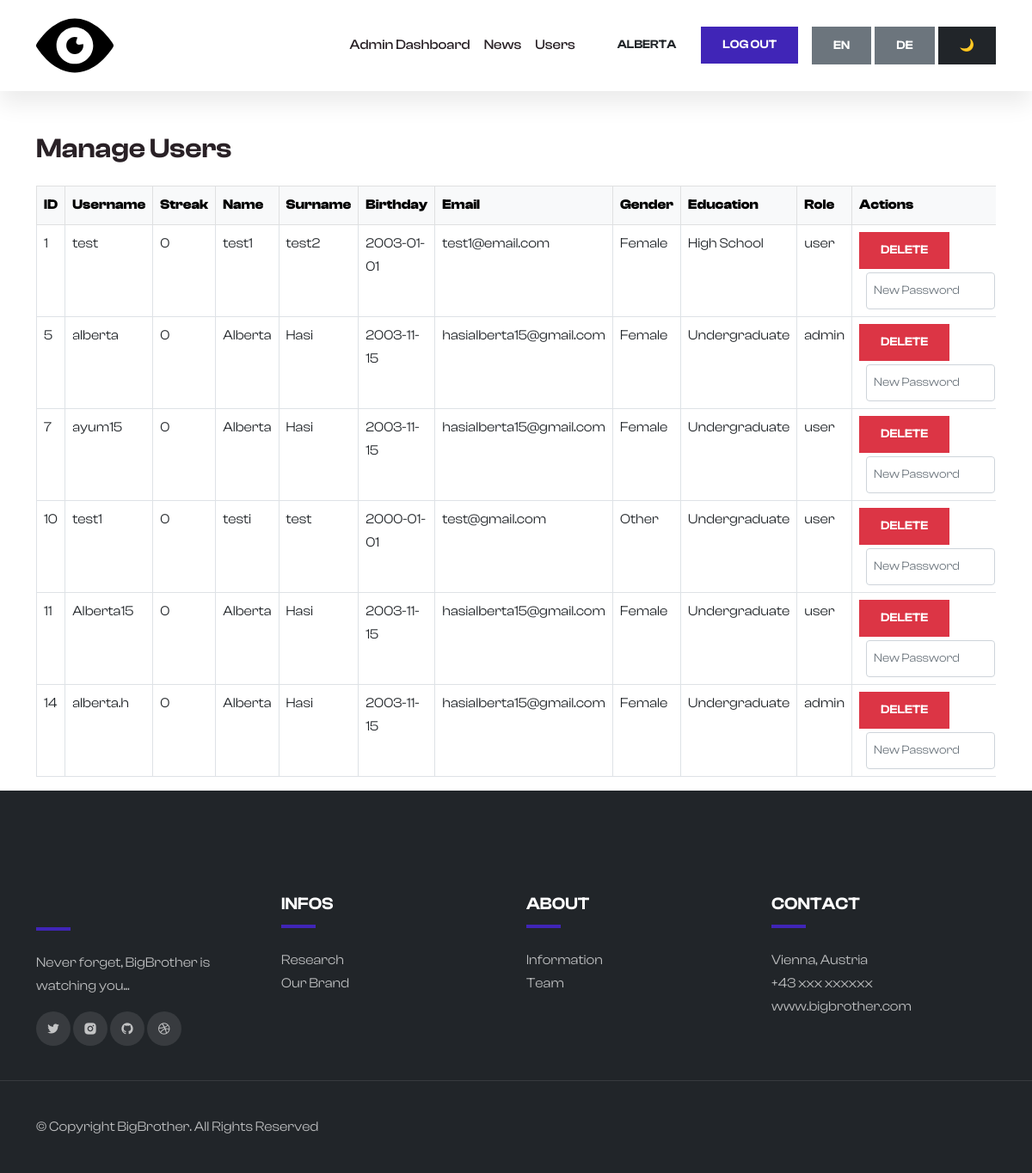
The page /admin/manage_users.php (signed in) on the database its author committed.
### tables this page shows
CREATE TABLE `users` (
  `id` int(11) NOT NULL,
  `username` varchar(100) NOT NULL,
  `password` varchar(255) NOT NULL,
  `streak` int(11) DEFAULT 0,
  `role` enum('user','admin') DEFAULT 'user',
  `name` varchar(50) DEFAULT NULL,
  `surname` varchar(50) DEFAULT NULL,
  `birthday` date DEFAULT NULL,
  `email` varchar(100) DEFAULT NULL,
  `gender` varchar(10) DEFAULT NULL,
  `education` varchar(50) DEFAULT NULL
);

### admin/manage_users.php (the view, shortened to what this page needs)
<?php
include('../includes/db.php');
$users = $pdo->query("
    SELECT id, username, streak, name, surname, birthday, email, gender, education, role
    FROM users
    ORDER BY id ASC
")->fetchAll();
include('../includes/header.php');
include('../includes/nav.php');
?>
<div class="container mt-5">
    <h2>Manage Users</h2>
    <div class="table-responsive mt-4">
        <table class="table table-bordered table-hover">
            <thead class="table-light">
                <tr>
                    <th>ID</th>
                    <th>Username</th>
                    <th>Streak</th>
                    <th>Name</th>
                    <th>Surname</th>
                    <th>Birthday</th>
                    <th>Email</th>
                    <th>Gender</th>
                    <th>Education</th>
                    <th>Role</th>
                    <th>Actions</th>
                </tr>
            </thead>
            <tbody>
                <?php foreach ($users as $user): ?>
                    <tr>
                        <td><?= htmlspecialchars($user['id']) ?></td>
                        <td><?= htmlspecialchars($user['username']) ?></td>
                        <td><?= htmlspecialchars($user['streak']) ?></td>
                        <td><?= htmlspecialchars($user['name']) ?></td>
                        <td><?= htmlspecialchars($user['surname']) ?></td>
                        <td><?= htmlspecialchars($user['birthday']) ?></td>
                        <td><?= htmlspecialchars($user['email']) ?></td>
                        <td><?= htmlspecialchars($user['gender']) ?></td>
                        <td><?= htmlspecialchars($user['education']) ?></td>
                        <td><?= htmlspecialchars($user['role']) ?></td>
                        <td>
                            <form method="POST" style="display:inline-block;">
                                <button type="submit" name="delete" class="btn btn-danger btn-sm mb-1"
                                    onclick="return confirm('Are you sure you want to delete this user?')">Delete</button>
                            </form>
                            <br>
                            <form method="POST" class="d-inline-flex ms-2" style="gap: 5px;">
                                <input type="password" name="new_password" placeholder="New Password" required class="form-control form-control-sm" style="width:150px;">
                            </form>
                        </td>
                    </tr>
                <?php endforeach; ?>
            </tbody>
        </table>
    </div>
</div>
<?php include('../includes/footer.php'); ?>

### includes/header.php (shortened to what this page needs)
<!DOCTYPE html>
<html>
<head>
    <link rel="stylesheet" href="https://cdn.jsdelivr.net/npm/bootstrap@5.2.0/dist/css/bootstrap.min.css">
    <link href="https://cdn.jsdelivr.net/npm/remixicon@2.5.0/fonts/remixicon.css" rel="stylesheet">
    <link rel="stylesheet" href="https://cdn.jsdelivr.net/npm/@fancyapps/ui@4.0/dist/fancybox.css">
    <link rel="stylesheet" href="https://unpkg.com/aos@next/dist/aos.css" />
    <link rel="stylesheet" href="/BigBrother/assets/css/style.css">
    <link href="https://cdnjs.cloudflare.com/ajax/libs/fullcalendar/3.9.0/fullcalendar.min.css" rel="stylesheet" />
    <link rel="stylesheet" href="asset/style.css">
</head>
<body data-bs-spy="scroll" data-bs-target=".navbar">

### includes/nav.php (shortened to what this page needs)
<nav class="navbar navbar-expand-lg bg-white sticky-top">
    <div class="container">
        <a class="logo" href="/BigBrother/index.php">
            <img src="/BigBrother/assets/images/eye.svg" alt="">
        </a>
        <div class="collapse navbar-collapse" id="navbarNav">
            <ul class="navbar-nav ms-auto">
                <?php if (isset($_SESSION['user_id'])): ?>
                    <?php if (isset($_SESSION['role']) && $_SESSION['role'] === 'admin'): ?>
                        <li class="nav-item"><a class="nav-link" href="/BigBrother/admin/dashboard.php">Admin Dashboard</a></li>
                        <li class="nav-item"><a class="nav-link" href="/BigBrother/admin/news.php">News</a></li>
                        <li class="nav-item"><a class="nav-link" href="/BigBrother/admin/manage_users.php">Users</a></li>
                    <?php endif; ?>
                <li class="nav-item ms-3">
                    <a class="btn profile" href="/BigBrother/profile.php">
                        <?php echo isset($_SESSION['username']) ? htmlspecialchars($_SESSION['username']) : 'Profile'; ?>
                    </a>
                </li>
                <li class="nav-item ms-1"><a class="logout btn btn-brand" href="/BigBrother/logout.php">Log out</a></li>
                <?php endif; ?>
                <button id="btn-en" class="btn btn-secondary ms-lg-3">EN</button>
                <button id="btn-de" class="btn btn-secondary ms-lg-1">DE</button>
                <button id="btn-darkmode" class="btn btn-dark ms-lg-1">🌙</button>
            </ul>
        </div>
    </div>
</nav>

### includes/footer.php (shortened to what this page needs)
    <footer class="bg-dark">
        <div class="footer-top">
            <div class="container">
                <div class="row gy-5">
                    <div class="col-lg-3 col-sm-6">
                        <div class="line"></div>
                        <p data-i18n="footer_slogan">Never forget, BigBrother is watching you...</p>
                        <div class="social-icons">
                            <a href="#"><i class="ri-twitter-fill"></i></a>
                            <a href="#"><i class="ri-instagram-fill"></i></a>
                            <a href="#"><i class="ri-github-fill"></i></a>
                            <a href="#"><i class="ri-dribbble-fill"></i></a>
                        </div>
                    </div>
                    <div class="col-lg-3 col-sm-6">
                        <h5 class="mb-0 text-white">INFOS</h5>
                        <div class="line"></div>
                        <ul>
                            <li><a data-i18n="footer_research" href="#">Research</a></li>
                            <li><a data-i18n="footer_brand" href="#">Our Brand</a></li>
                        </ul>
                    </div>
                    <div class="col-lg-3 col-sm-6">
                        <h5 data-i18n="footer_about" class="mb-0 text-white">ABOUT</h5>
                        <div class="line"></div>
                        <ul>
                            <li><a href="#">Information</a></li>
                            <li><a href="#">Team</a></li>
                        </ul>
                    </div>
                    <div class="col-lg-3 col-sm-6">
                        <h5 class="mb-0 text-white">CONTACT</h5>
                        <div class="line"></div>
                        <ul>
                            <li data-i18n="footer_location">Vienna, Austria</li>
                            <li>+43 xxx xxxxxx</li>
                            <li>www.bigbrother.com</li>
                        </ul>
                    </div>
                </div>
            </div>
        </div>
        <div class="footer-bottom">
            <div class="container">
                <div class="row g-4 justify-content-between">
                    <div class="col-auto">
                        <p data-i18n="footer_copyright" class="mb-0">© Copyright BigBrother. All Rights Reserved</p>
                    </div>
                </div>
            </div>
        </div>
    </footer>
</body>
</html>

### BigBrother/assets/css/style.css (style rules this page uses)
:root { --c-dark: #292126; --c-brand: #4025b7; --c-brand-light: #7996d4; --c-brand-rgb: 78, 87, 212; --c-body: #716178; --font-base: "ClashDisplay", sans-serif; --box-shadow: 0px 15px 25px rgba(0,0,0,0.08); --transition: all 0.5s ease; }
body { font-family: var(--font-base); line-height: 1.7; color: var(--c-body); }
h1, h2, h3,h4, h5, h6, .h1, .h2, .h3, .h4, .h5, .h6 { font-weight: 600; color: var(--c-dark); }
a { text-decoration: none; color: var(--c-brand); transition: var(--transition); }
img { max-width: 100%; height: auto; }
.logo { width: 90px; }
.navbar { box-shadow: var(--box-shadow); }
.navbar-nav .nav-link { font-weight: 500; color: var(--c-dark); }
.btn { font-weight: 600; font-size: 14px; text-transform: uppercase; border-radius: 0; padding: 10px 24px; }
.btn-brand { background-color: var(--c-brand); border-color: var(--c-brand); color: white; }
footer { padding-top: 120px; }
.footer-top { padding-bottom: 40px; border-bottom: 1px solid rgba(255,255,255,0.1); }
.footer-bottom { padding-top: 40px; padding-bottom: 40px; }
footer li, footer p, footer a { color: rgba(255,255,255,0.7); }
footer ul { list-style: none; padding: 0; }
footer .line { width: 40px; height: 4px; background-color: var(--c-brand); margin-top: 12px; margin-bottom: 24px; }
.social-icons a { width: 40px; height: 40px; display: inline-flex; align-items: center; justify-content: center; background-color: rgba(255,255,255,0.1); border-radius: 100px; }
.logout { color: white; }

### rows shown on the page
users: id "1", username "test", streak "0", name "test1", surname "test2", birthday "2003-01-01", email "test1@email.com", gender "Female", education "High School", role "user"
users: id "5", username "alberta", streak "0", name "Alberta", surname "Hasi", birthday "2003-11-15", email "hasialberta15@gmail.com", gender "Female", education "Undergraduate", role "admin"
users: id "7", username "ayum15", streak "0", name "Alberta", surname "Hasi", birthday "2003-11-15", email "hasialberta15@gmail.com", gender "Female", education "Undergraduate", role "user"
users: id "10", username "test1", streak "0", name "testi", surname "test", birthday "2000-01-01", email "test@gmail.com", gender "Other", education "Undergraduate", role "user"
users: id "11", username "Alberta15", streak "0", name "Alberta", surname "Hasi", birthday "2003-11-15", email "hasialberta15@gmail.com", gender "Female", education "Undergraduate", role "user"
users: id "14", username "alberta.h", streak "0", name "Alberta", surname "Hasi", birthday "2003-11-15", email "hasialberta15@gmail.com", gender "Female", education "Undergraduate", role "admin"

### other values the page prints
$_SESSION['username'] "ALBERTA"
